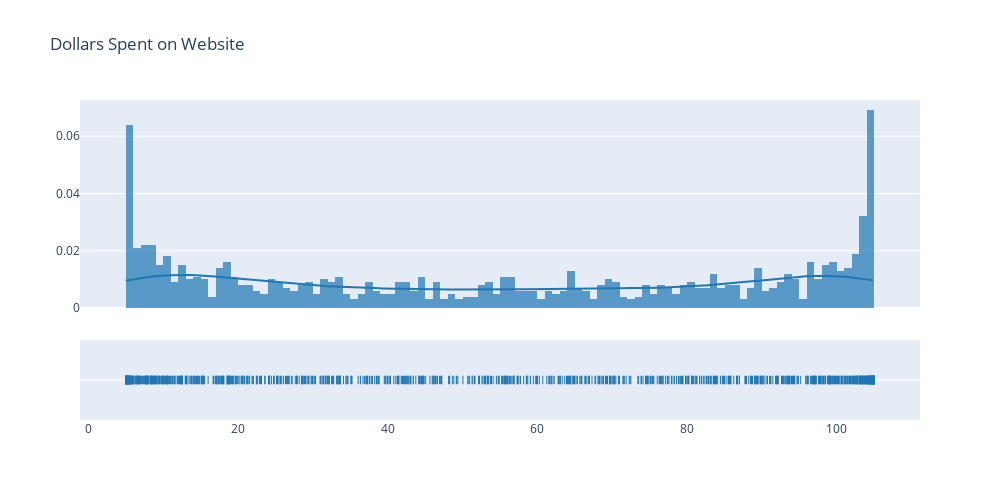

The notebook cell saved with this chart:
### Markdown cell above
## Dollars spent on website

### Code cell
t_dist  = ff.create_distplot([website_spend.values.reshape(-1)], group_labels = [' '])
t_dist.update_layout(showlegend=False, title_text='Dollars Spent on Website', width=1000, height=500)
t_dist.show()

### Figure 1 — Plotly figure (JSON) as saved in the notebook; plotly's stock layout.template omitted (floating-point values rounded to 4 significant figures; data arrays with more than 128 entries replaced by an {"elided": "..."} marker saying what was removed)
{"data": [{"histnorm": "probability density", "legendgroup": " ", "marker": {"color": "rgb(31, 119, 180)"}, "name": " ", "opacity": 0.7, "type": "histogram", "x": {"elided": "1000 float values"}, "xaxis": "x", "xbins": {"end": 105.0, "size": 1, "start": 5.0}, "yaxis": "y"}, {"legendgroup": " ", "marker": {"color": "rgb(31, 119, 180)"}, "mode": "lines", "name": " ", "showlegend": false, "type": "scatter", "x": {"elided": "500 float values"}, "xaxis": "x", "y": {"elided": "500 float values"}, "yaxis": "y"}, {"legendgroup": " ", "marker": {"color": "rgb(31, 119, 180)", "symbol": "line-ns-open"}, "mode": "markers", "name": " ", "showlegend": false, "type": "scatter", "x": {"elided": "1000 float values"}, "xaxis": "x", "y": {"elided": "1000 str values"}, "yaxis": "y2"}], "layout": {"barmode": "overlay", "height": 500, "hovermode": "closest", "legend": {"traceorder": "reversed"}, "showlegend": false, "title": {"text": "Dollars Spent on Website"}, "width": 1000, "xaxis": {"anchor": "y2", "autorange": true, "domain": [0, 1], "range": [-1.112, 111.1], "type": "linear", "zeroline": false}, "yaxis": {"anchor": "free", "autorange": true, "domain": [0.35, 1], "position": 0, "range": [0, 0.07263], "type": "linear"}, "yaxis2": {"anchor": "x", "autorange": true, "domain": [0, 0.25], "dtick": 1, "range": [-1, 1], "showticklabels": false, "type": "category"}}}
